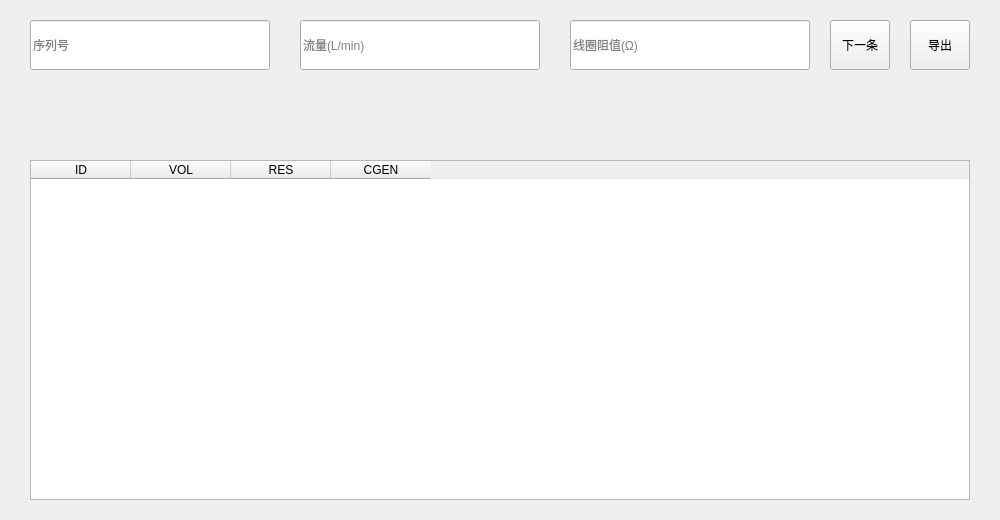
<?xml version="1.0" encoding="UTF-8"?>
<ui version="4.0">
 <class>Form</class>
 <widget class="QWidget" name="Form">
  <property name="geometry">
   <rect>
    <x>0</x>
    <y>0</y>
    <width>1000</width>
    <height>520</height>
   </rect>
  </property>
  <property name="windowTitle">
   <string>QRCodegen</string>
  </property>
  <widget class="QLineEdit" name="index">
   <property name="geometry">
    <rect>
     <x>30</x>
     <y>20</y>
     <width>240</width>
     <height>50</height>
    </rect>
   </property>
   <property name="placeholderText">
    <string>序列号</string>
   </property>
  </widget>
  <widget class="QLineEdit" name="resistance">
   <property name="geometry">
    <rect>
     <x>570</x>
     <y>20</y>
     <width>240</width>
     <height>50</height>
    </rect>
   </property>
   <property name="maxLength">
    <number>4</number>
   </property>
   <property name="placeholderText">
    <string>线圈阻值(Ω)</string>
   </property>
  </widget>
  <widget class="QLineEdit" name="volume">
   <property name="geometry">
    <rect>
     <x>300</x>
     <y>20</y>
     <width>240</width>
     <height>50</height>
    </rect>
   </property>
   <property name="maxLength">
    <number>4</number>
   </property>
   <property name="placeholderText">
    <string>流量(L/min)</string>
   </property>
  </widget>
  <widget class="QPushButton" name="btn_next">
   <property name="geometry">
    <rect>
     <x>830</x>
     <y>20</y>
     <width>60</width>
     <height>50</height>
    </rect>
   </property>
   <property name="text">
    <string>下一条</string>
   </property>
  </widget>
  <widget class="QPushButton" name="btn_export">
   <property name="geometry">
    <rect>
     <x>910</x>
     <y>20</y>
     <width>60</width>
     <height>50</height>
    </rect>
   </property>
   <property name="text">
    <string>导出</string>
   </property>
  </widget>
  <widget class="QLabel" name="output">
   <property name="geometry">
    <rect>
     <x>30</x>
     <y>90</y>
     <width>65536</width>
     <height>50</height>
    </rect>
   </property>
   <property name="text">
    <string/>
   </property>
  </widget>
  <widget class="QTableWidget" name="historyTable">
   <property name="geometry">
    <rect>
     <x>30</x>
     <y>160</y>
     <width>940</width>
     <height>340</height>
    </rect>
   </property>
   <attribute name="verticalHeaderVisible">
    <bool>false</bool>
   </attribute>
   <column>
    <property name="text">
     <string>ID</string>
    </property>
   </column>
   <column>
    <property name="text">
     <string>VOL</string>
    </property>
   </column>
   <column>
    <property name="text">
     <string>RES</string>
    </property>
   </column>
   <column>
    <property name="text">
     <string>CGEN</string>
    </property>
   </column>
  </widget>
 </widget>
 <resources/>
 <connections/>
</ui>
